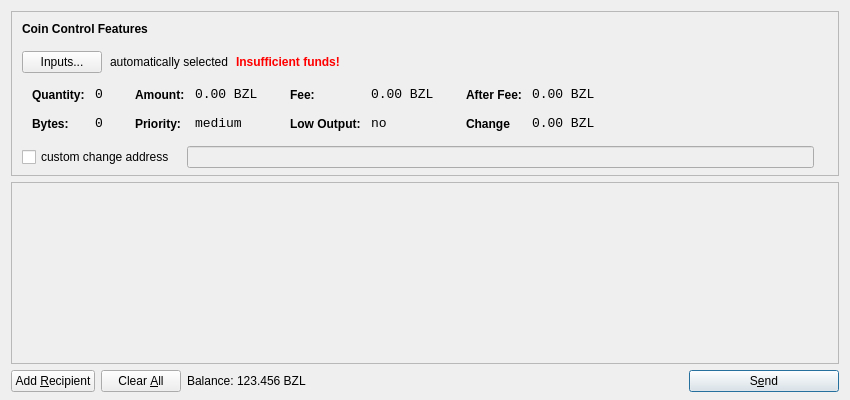
<?xml version="1.0" encoding="UTF-8"?>
<ui version="4.0">
 <class>SendCoinsDialog</class>
 <widget class="QDialog" name="SendCoinsDialog">
  <property name="geometry">
   <rect>
    <x>0</x>
    <y>0</y>
    <width>850</width>
    <height>400</height>
   </rect>
  </property>
  <property name="windowTitle">
   <string>Send Coins</string>
  </property>
  <layout class="QVBoxLayout" name="verticalLayout" stretch="0,1,0">
   <property name="bottomMargin">
    <number>8</number>
   </property>
   <item>
    <widget class="QFrame" name="frameCoinControl">
     <property name="sizePolicy">
      <sizepolicy hsizetype="Expanding" vsizetype="Expanding">
       <horstretch>0</horstretch>
       <verstretch>0</verstretch>
      </sizepolicy>
     </property>
     <property name="maximumSize">
      <size>
       <width>16777215</width>
       <height>16777215</height>
      </size>
     </property>
     <property name="frameShape">
      <enum>QFrame::StyledPanel</enum>
     </property>
     <property name="frameShadow">
      <enum>QFrame::Sunken</enum>
     </property>
     <layout class="QVBoxLayout" name="verticalLayoutCoinControl2">
      <property name="spacing">
       <number>-1</number>
      </property>
      <property name="leftMargin">
       <number>0</number>
      </property>
      <property name="topMargin">
       <number>0</number>
      </property>
      <property name="rightMargin">
       <number>0</number>
      </property>
      <property name="bottomMargin">
       <number>6</number>
      </property>
      <item>
       <layout class="QVBoxLayout" name="verticalLayoutCoinControl" stretch="0,0,0,0,1">
        <property name="spacing">
         <number>0</number>
        </property>
        <property name="leftMargin">
         <number>10</number>
        </property>
        <property name="topMargin">
         <number>10</number>
        </property>
        <item>
         <layout class="QHBoxLayout" name="horizontalLayoutCoinControl1">
          <property name="bottomMargin">
           <number>15</number>
          </property>
          <item>
           <widget class="QLabel" name="labelCoinControlFeatures">
            <property name="sizePolicy">
             <sizepolicy hsizetype="Preferred" vsizetype="Maximum">
              <horstretch>0</horstretch>
              <verstretch>0</verstretch>
             </sizepolicy>
            </property>
            <property name="font">
             <font>
              <weight>75</weight>
              <bold>true</bold>
             </font>
            </property>
            <property name="styleSheet">
             <string notr="true">font-weight:bold;</string>
            </property>
            <property name="text">
             <string>Coin Control Features</string>
            </property>
           </widget>
          </item>
         </layout>
        </item>
        <item>
         <layout class="QHBoxLayout" name="horizontalLayoutCoinControl2" stretch="0,0,0,0">
          <property name="spacing">
           <number>8</number>
          </property>
          <property name="bottomMargin">
           <number>10</number>
          </property>
          <item>
           <widget class="QPushButton" name="pushButtonCoinControl">
            <property name="styleSheet">
             <string notr="true"/>
            </property>
            <property name="text">
             <string>Inputs...</string>
            </property>
           </widget>
          </item>
          <item>
           <widget class="QLabel" name="labelCoinControlAutomaticallySelected">
            <property name="text">
             <string>automatically selected</string>
            </property>
            <property name="margin">
             <number>5</number>
            </property>
           </widget>
          </item>
          <item>
           <widget class="QLabel" name="labelCoinControlInsuffFunds">
            <property name="font">
             <font>
              <weight>75</weight>
              <bold>true</bold>
             </font>
            </property>
            <property name="styleSheet">
             <string notr="true">color:red;font-weight:bold;</string>
            </property>
            <property name="text">
             <string>Insufficient funds!</string>
            </property>
            <property name="margin">
             <number>5</number>
            </property>
           </widget>
          </item>
          <item>
           <spacer name="horizontalSpacerCoinControl">
            <property name="orientation">
             <enum>Qt::Horizontal</enum>
            </property>
            <property name="sizeHint" stdset="0">
             <size>
              <width>40</width>
              <height>1</height>
             </size>
            </property>
           </spacer>
          </item>
         </layout>
        </item>
        <item>
         <widget class="QWidget" name="widgetCoinControl" native="true">
          <property name="sizePolicy">
           <sizepolicy hsizetype="Preferred" vsizetype="Preferred">
            <horstretch>0</horstretch>
            <verstretch>0</verstretch>
           </sizepolicy>
          </property>
          <property name="minimumSize">
           <size>
            <width>0</width>
            <height>0</height>
           </size>
          </property>
          <property name="styleSheet">
           <string notr="true"/>
          </property>
          <layout class="QHBoxLayout" name="horizontalLayoutCoinControl5">
           <property name="margin">
            <number>0</number>
           </property>
           <item>
            <layout class="QHBoxLayout" name="horizontalLayoutCoinControl3" stretch="0,0,0,1">
             <property name="spacing">
              <number>20</number>
             </property>
             <property name="topMargin">
              <number>0</number>
             </property>
             <property name="bottomMargin">
              <number>10</number>
             </property>
             <item>
              <layout class="QFormLayout" name="formLayoutCoinControl1">
               <property name="horizontalSpacing">
                <number>10</number>
               </property>
               <property name="verticalSpacing">
                <number>14</number>
               </property>
               <property name="leftMargin">
                <number>10</number>
               </property>
               <property name="topMargin">
                <number>4</number>
               </property>
               <property name="rightMargin">
                <number>6</number>
               </property>
               <item row="0" column="0">
                <widget class="QLabel" name="labelCoinControlQuantityText">
                 <property name="styleSheet">
                  <string notr="true">font-weight:bold;</string>
                 </property>
                 <property name="text">
                  <string>Quantity:</string>
                 </property>
                 <property name="margin">
                  <number>0</number>
                 </property>
                </widget>
               </item>
               <item row="0" column="1">
                <widget class="QLabel" name="labelCoinControlQuantity">
                 <property name="font">
                  <font>
                   <family>Monospace</family>
                   <pointsize>10</pointsize>
                  </font>
                 </property>
                 <property name="cursor">
                  <cursorShape>IBeamCursor</cursorShape>
                 </property>
                 <property name="contextMenuPolicy">
                  <enum>Qt::ActionsContextMenu</enum>
                 </property>
                 <property name="text">
                  <string>0</string>
                 </property>
                 <property name="margin">
                  <number>0</number>
                 </property>
                 <property name="textInteractionFlags">
                  <set>Qt::LinksAccessibleByMouse|Qt::TextSelectableByKeyboard|Qt::TextSelectableByMouse</set>
                 </property>
                </widget>
               </item>
               <item row="1" column="0">
                <widget class="QLabel" name="labelCoinControlBytesText">
                 <property name="styleSheet">
                  <string notr="true">font-weight:bold;</string>
                 </property>
                 <property name="text">
                  <string>Bytes:</string>
                 </property>
                </widget>
               </item>
               <item row="1" column="1">
                <widget class="QLabel" name="labelCoinControlBytes">
                 <property name="font">
                  <font>
                   <family>Monospace</family>
                   <pointsize>10</pointsize>
                  </font>
                 </property>
                 <property name="cursor">
                  <cursorShape>IBeamCursor</cursorShape>
                 </property>
                 <property name="contextMenuPolicy">
                  <enum>Qt::ActionsContextMenu</enum>
                 </property>
                 <property name="text">
                  <string>0</string>
                 </property>
                 <property name="textInteractionFlags">
                  <set>Qt::LinksAccessibleByMouse|Qt::TextSelectableByKeyboard|Qt::TextSelectableByMouse</set>
                 </property>
                </widget>
               </item>
              </layout>
             </item>
             <item>
              <layout class="QFormLayout" name="formLayoutCoinControl2">
               <property name="horizontalSpacing">
                <number>10</number>
               </property>
               <property name="verticalSpacing">
                <number>14</number>
               </property>
               <property name="leftMargin">
                <number>6</number>
               </property>
               <property name="topMargin">
                <number>4</number>
               </property>
               <property name="rightMargin">
                <number>6</number>
               </property>
               <item row="0" column="0">
                <widget class="QLabel" name="labelCoinControlAmountText">
                 <property name="styleSheet">
                  <string notr="true">font-weight:bold;</string>
                 </property>
                 <property name="text">
                  <string>Amount:</string>
                 </property>
                 <property name="margin">
                  <number>0</number>
                 </property>
                </widget>
               </item>
               <item row="0" column="1">
                <widget class="QLabel" name="labelCoinControlAmount">
                 <property name="font">
                  <font>
                   <family>Monospace</family>
                   <pointsize>10</pointsize>
                  </font>
                 </property>
                 <property name="cursor">
                  <cursorShape>IBeamCursor</cursorShape>
                 </property>
                 <property name="contextMenuPolicy">
                  <enum>Qt::ActionsContextMenu</enum>
                 </property>
                 <property name="text">
                  <string>0.00 BZL</string>
                 </property>
                 <property name="textInteractionFlags">
                  <set>Qt::LinksAccessibleByMouse|Qt::TextSelectableByKeyboard|Qt::TextSelectableByMouse</set>
                 </property>
                </widget>
               </item>
               <item row="1" column="0">
                <widget class="QLabel" name="labelCoinControlPriorityText">
                 <property name="styleSheet">
                  <string notr="true">font-weight:bold;</string>
                 </property>
                 <property name="text">
                  <string>Priority:</string>
                 </property>
                </widget>
               </item>
               <item row="1" column="1">
                <widget class="QLabel" name="labelCoinControlPriority">
                 <property name="font">
                  <font>
                   <family>Monospace</family>
                   <pointsize>10</pointsize>
                  </font>
                 </property>
                 <property name="cursor">
                  <cursorShape>IBeamCursor</cursorShape>
                 </property>
                 <property name="contextMenuPolicy">
                  <enum>Qt::ActionsContextMenu</enum>
                 </property>
                 <property name="text">
                  <string>medium</string>
                 </property>
                 <property name="textInteractionFlags">
                  <set>Qt::LinksAccessibleByMouse|Qt::TextSelectableByKeyboard|Qt::TextSelectableByMouse</set>
                 </property>
                </widget>
               </item>
              </layout>
             </item>
             <item>
              <layout class="QFormLayout" name="formLayoutCoinControl3">
               <property name="horizontalSpacing">
                <number>10</number>
               </property>
               <property name="verticalSpacing">
                <number>14</number>
               </property>
               <property name="leftMargin">
                <number>6</number>
               </property>
               <property name="topMargin">
                <number>4</number>
               </property>
               <property name="rightMargin">
                <number>6</number>
               </property>
               <item row="0" column="0">
                <widget class="QLabel" name="labelCoinControlFeeText">
                 <property name="styleSheet">
                  <string notr="true">font-weight:bold;</string>
                 </property>
                 <property name="text">
                  <string>Fee:</string>
                 </property>
                 <property name="margin">
                  <number>0</number>
                 </property>
                </widget>
               </item>
               <item row="0" column="1">
                <widget class="QLabel" name="labelCoinControlFee">
                 <property name="font">
                  <font>
                   <family>Monospace</family>
                   <pointsize>10</pointsize>
                  </font>
                 </property>
                 <property name="cursor">
                  <cursorShape>IBeamCursor</cursorShape>
                 </property>
                 <property name="contextMenuPolicy">
                  <enum>Qt::ActionsContextMenu</enum>
                 </property>
                 <property name="text">
                  <string>0.00 BZL</string>
                 </property>
                 <property name="textInteractionFlags">
                  <set>Qt::LinksAccessibleByMouse|Qt::TextSelectableByKeyboard|Qt::TextSelectableByMouse</set>
                 </property>
                </widget>
               </item>
               <item row="1" column="0">
                <widget class="QLabel" name="labelCoinControlLowOutputText">
                 <property name="styleSheet">
                  <string notr="true">font-weight:bold;</string>
                 </property>
                 <property name="text">
                  <string>Low Output:</string>
                 </property>
                </widget>
               </item>
               <item row="1" column="1">
                <widget class="QLabel" name="labelCoinControlLowOutput">
                 <property name="font">
                  <font>
                   <family>Monospace</family>
                   <pointsize>10</pointsize>
                  </font>
                 </property>
                 <property name="cursor">
                  <cursorShape>IBeamCursor</cursorShape>
                 </property>
                 <property name="contextMenuPolicy">
                  <enum>Qt::ActionsContextMenu</enum>
                 </property>
                 <property name="text">
                  <string>no</string>
                 </property>
                 <property name="textInteractionFlags">
                  <set>Qt::LinksAccessibleByMouse|Qt::TextSelectableByKeyboard|Qt::TextSelectableByMouse</set>
                 </property>
                </widget>
               </item>
              </layout>
             </item>
             <item>
              <layout class="QFormLayout" name="formLayoutCoinControl4">
               <property name="horizontalSpacing">
                <number>10</number>
               </property>
               <property name="verticalSpacing">
                <number>14</number>
               </property>
               <property name="leftMargin">
                <number>6</number>
               </property>
               <property name="topMargin">
                <number>4</number>
               </property>
               <property name="rightMargin">
                <number>6</number>
               </property>
               <item row="0" column="0">
                <widget class="QLabel" name="labelCoinControlAfterFeeText">
                 <property name="styleSheet">
                  <string notr="true">font-weight:bold;</string>
                 </property>
                 <property name="text">
                  <string>After Fee:</string>
                 </property>
                 <property name="margin">
                  <number>0</number>
                 </property>
                </widget>
               </item>
               <item row="0" column="1">
                <widget class="QLabel" name="labelCoinControlAfterFee">
                 <property name="font">
                  <font>
                   <family>Monospace</family>
                   <pointsize>10</pointsize>
                  </font>
                 </property>
                 <property name="cursor">
                  <cursorShape>IBeamCursor</cursorShape>
                 </property>
                 <property name="contextMenuPolicy">
                  <enum>Qt::ActionsContextMenu</enum>
                 </property>
                 <property name="text">
                  <string>0.00 BZL</string>
                 </property>
                 <property name="textInteractionFlags">
                  <set>Qt::LinksAccessibleByMouse|Qt::TextSelectableByKeyboard|Qt::TextSelectableByMouse</set>
                 </property>
                </widget>
               </item>
               <item row="1" column="0">
                <widget class="QLabel" name="labelCoinControlChangeText">
                 <property name="styleSheet">
                  <string notr="true">font-weight:bold;</string>
                 </property>
                 <property name="text">
                  <string>Change</string>
                 </property>
                </widget>
               </item>
               <item row="1" column="1">
                <widget class="QLabel" name="labelCoinControlChange">
                 <property name="font">
                  <font>
                   <family>Monospace</family>
                   <pointsize>10</pointsize>
                  </font>
                 </property>
                 <property name="cursor">
                  <cursorShape>IBeamCursor</cursorShape>
                 </property>
                 <property name="contextMenuPolicy">
                  <enum>Qt::ActionsContextMenu</enum>
                 </property>
                 <property name="text">
                  <string>0.00 BZL</string>
                 </property>
                 <property name="textInteractionFlags">
                  <set>Qt::LinksAccessibleByMouse|Qt::TextSelectableByKeyboard|Qt::TextSelectableByMouse</set>
                 </property>
                </widget>
               </item>
              </layout>
             </item>
            </layout>
           </item>
          </layout>
         </widget>
        </item>
        <item>
         <layout class="QHBoxLayout" name="horizontalLayoutCoinControl4" stretch="0,0,0">
          <property name="spacing">
           <number>12</number>
          </property>
          <property name="sizeConstraint">
           <enum>QLayout::SetDefaultConstraint</enum>
          </property>
          <property name="topMargin">
           <number>5</number>
          </property>
          <property name="rightMargin">
           <number>5</number>
          </property>
          <item>
           <widget class="QCheckBox" name="checkBoxCoinControlChange">
            <property name="text">
             <string>custom change address</string>
            </property>
           </widget>
          </item>
          <item>
           <widget class="QLineEdit" name="lineEditCoinControlChange">
            <property name="enabled">
             <bool>false</bool>
            </property>
            <property name="sizePolicy">
             <sizepolicy hsizetype="Expanding" vsizetype="Fixed">
              <horstretch>0</horstretch>
              <verstretch>0</verstretch>
             </sizepolicy>
            </property>
           </widget>
          </item>
          <item>
           <widget class="QLabel" name="labelCoinControlChangeLabel">
            <property name="sizePolicy">
             <sizepolicy hsizetype="Preferred" vsizetype="Expanding">
              <horstretch>0</horstretch>
              <verstretch>0</verstretch>
             </sizepolicy>
            </property>
            <property name="minimumSize">
             <size>
              <width>0</width>
              <height>0</height>
             </size>
            </property>
            <property name="text">
             <string/>
            </property>
            <property name="margin">
             <number>3</number>
            </property>
           </widget>
          </item>
         </layout>
        </item>
        <item>
         <spacer name="verticalSpacerCoinControl">
          <property name="orientation">
           <enum>Qt::Vertical</enum>
          </property>
          <property name="sizeHint" stdset="0">
           <size>
            <width>800</width>
            <height>1</height>
           </size>
          </property>
         </spacer>
        </item>
       </layout>
      </item>
     </layout>
    </widget>
   </item>
   <item>
    <widget class="QScrollArea" name="scrollArea">
     <property name="widgetResizable">
      <bool>true</bool>
     </property>
     <widget class="QWidget" name="scrollAreaWidgetContents">
      <property name="geometry">
       <rect>
        <x>0</x>
        <y>0</y>
        <width>830</width>
        <height>165</height>
       </rect>
      </property>
      <layout class="QVBoxLayout" name="verticalLayout_2">
       <property name="margin">
        <number>0</number>
       </property>
       <item>
        <layout class="QVBoxLayout" name="entries">
         <property name="spacing">
          <number>6</number>
         </property>
        </layout>
       </item>
       <item>
        <spacer name="verticalSpacer">
         <property name="orientation">
          <enum>Qt::Vertical</enum>
         </property>
         <property name="sizeHint" stdset="0">
          <size>
           <width>20</width>
           <height>40</height>
          </size>
         </property>
        </spacer>
       </item>
      </layout>
     </widget>
    </widget>
   </item>
   <item>
    <layout class="QHBoxLayout" name="horizontalLayout">
     <item>
      <widget class="QPushButton" name="addButton">
       <property name="toolTip">
        <string>Send to multiple recipients at once</string>
       </property>
       <property name="text">
        <string>Add &amp;Recipient</string>
       </property>
       <property name="icon">
        <iconset resource="../bitcoin.qrc">
         <normaloff>:/icons/add</normaloff>:/icons/add</iconset>
       </property>
       <property name="autoDefault">
        <bool>false</bool>
       </property>
      </widget>
     </item>
     <item>
      <widget class="QPushButton" name="clearButton">
       <property name="sizePolicy">
        <sizepolicy hsizetype="Minimum" vsizetype="Fixed">
         <horstretch>0</horstretch>
         <verstretch>0</verstretch>
        </sizepolicy>
       </property>
       <property name="toolTip">
        <string>Remove all transaction fields</string>
       </property>
       <property name="text">
        <string>Clear &amp;All</string>
       </property>
       <property name="icon">
        <iconset resource="../bitcoin.qrc">
         <normaloff>:/icons/remove</normaloff>:/icons/remove</iconset>
       </property>
       <property name="autoRepeatDelay">
        <number>300</number>
       </property>
       <property name="autoDefault">
        <bool>false</bool>
       </property>
      </widget>
     </item>
     <item>
      <layout class="QHBoxLayout" name="horizontalLayout_2">
       <property name="spacing">
        <number>3</number>
       </property>
       <item>
        <widget class="QLabel" name="label">
         <property name="sizePolicy">
          <sizepolicy hsizetype="Preferred" vsizetype="Fixed">
           <horstretch>0</horstretch>
           <verstretch>0</verstretch>
          </sizepolicy>
         </property>
         <property name="text">
          <string>Balance:</string>
         </property>
        </widget>
       </item>
       <item>
        <widget class="QLabel" name="labelBalance">
         <property name="sizePolicy">
          <sizepolicy hsizetype="Preferred" vsizetype="Fixed">
           <horstretch>0</horstretch>
           <verstretch>0</verstretch>
          </sizepolicy>
         </property>
         <property name="cursor">
          <cursorShape>IBeamCursor</cursorShape>
         </property>
         <property name="text">
          <string>123.456 BZL</string>
         </property>
         <property name="textInteractionFlags">
          <set>Qt::LinksAccessibleByMouse|Qt::TextSelectableByKeyboard|Qt::TextSelectableByMouse</set>
         </property>
        </widget>
       </item>
      </layout>
     </item>
     <item>
      <spacer name="horizontalSpacer">
       <property name="orientation">
        <enum>Qt::Horizontal</enum>
       </property>
       <property name="sizeHint" stdset="0">
        <size>
         <width>40</width>
         <height>20</height>
        </size>
       </property>
      </spacer>
     </item>
     <item>
      <widget class="QPushButton" name="sendButton">
       <property name="minimumSize">
        <size>
         <width>150</width>
         <height>0</height>
        </size>
       </property>
       <property name="toolTip">
        <string>Confirm the send action</string>
       </property>
       <property name="text">
        <string>S&amp;end</string>
       </property>
       <property name="icon">
        <iconset resource="../bitcoin.qrc">
         <normaloff>:/icons/send</normaloff>:/icons/send</iconset>
       </property>
       <property name="default">
        <bool>true</bool>
       </property>
      </widget>
     </item>
    </layout>
   </item>
  </layout>
 </widget>
 <resources>
  <include location="../bitcoin.qrc"/>
 </resources>
 <connections/>
</ui>
